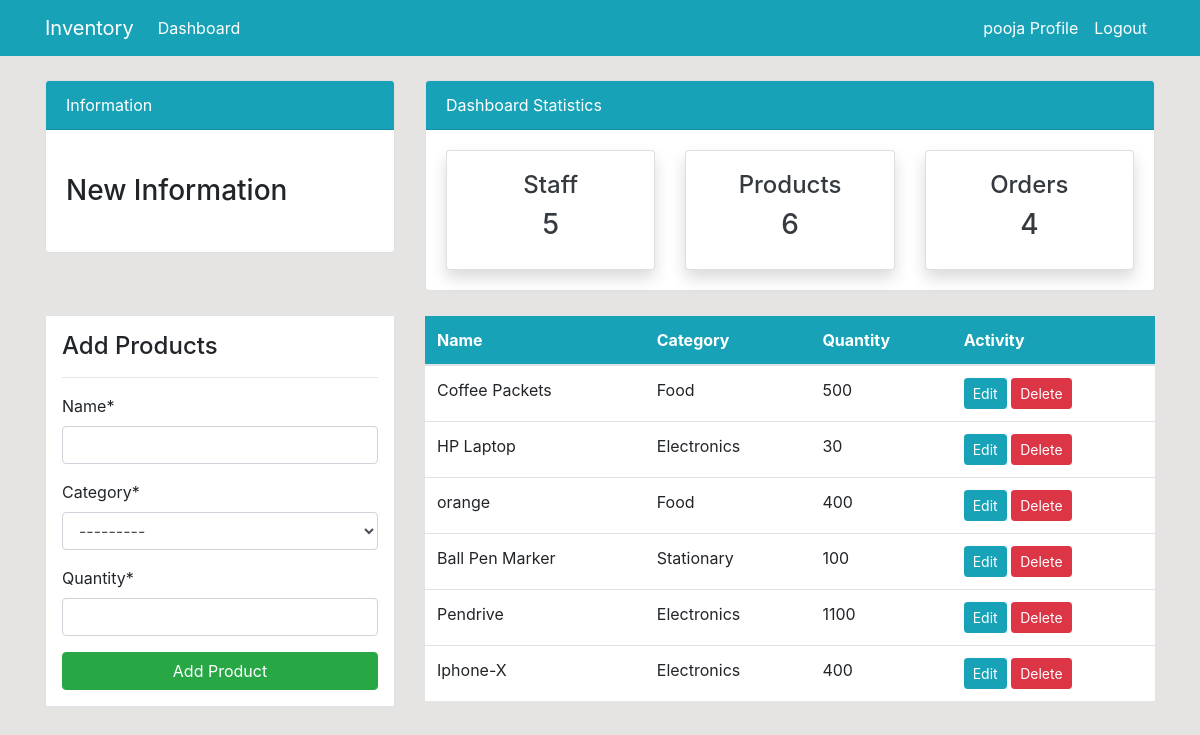
The page /product/ (signed in) on the database as committed earlier.
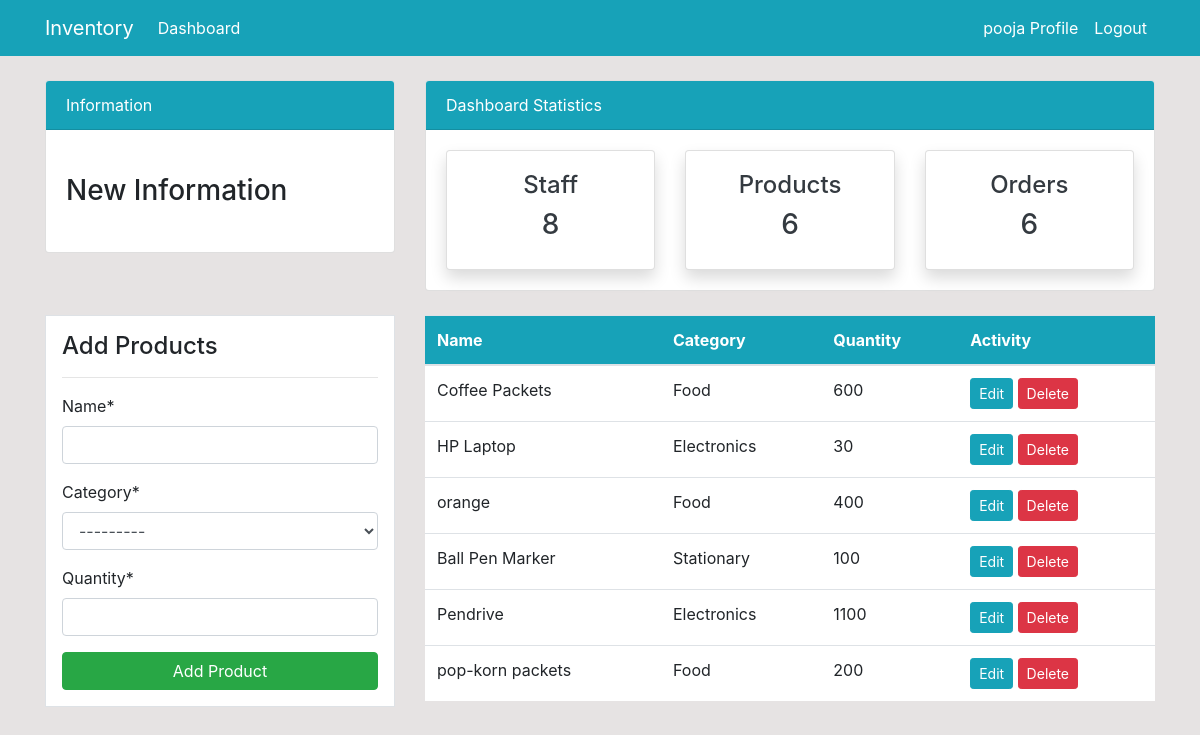
The same page on the database as committed later.
### Inventoryapp/models.py (models this page shows, shortened)
class Product(models.Model):
    name = models.CharField(max_length=100, null=True)
    category = models.CharField(max_length=20, choices=CATEGORY, null=True)
    quantity = models.PositiveIntegerField(null=True)
    class Meta:
        verbose_name_plural = 'Product'

### Inventoryapp/views.py (the view)
# urls.py: path('product/', views.product, name='dashboard-products'),
@login_required(login_url='user-login')
def product(request):
    items = Product.objects.all() #Using ORM
    product_count = items.count()
    workers_count = User.objects.all().count()
    order_count = Order.objects.all().count()
    if request.method == 'POST':
        form = ProductForm(request.POST)
        if form.is_valid():
            form.save()
            product_name = form.cleaned_data.get('name')
            messages.success(request, f'{product_name} has been added.')
            return redirect('dashboard-products')
    else:
        form = ProductForm()
    context = {
        'items': items,
        'form' : form,
        'workers_count' : workers_count,
        'product_count' : product_count,
        'order_count' :order_count,
    }
    return render(request, 'dashboard/products.html', context)

### Inventoryapp/forms.py
class ProductForm(forms.ModelForm):
    class Meta:
        model = Product
        fields = ['name', 'category', 'quantity']

### templates/dashboard/products.html (shortened to what this page needs)
{% extends 'partials/base.html' %}
{% load crispy_forms_tags %}
{% block content %}
{% include 'partials/topnav.html'  %}
<div class="container">
    <div class="row my-4">
        <div class="col-md-4">
            <div class="border bg-white p-3">
                <h4>Add Products</h4>
                <hr>
                <form method="POST">
                    {{ form|crispy }}
                    <input class="btn btn-success btn-block" type="submit" value="Add Product">
                </form>
            </div>
        </div>
        <div class="col-md-8">
            <table class="table bg-white">
                <thead class="bg-info">
                    <tr class="text-white">
                        <th scope="col">Name</th>
                        <th scope="col">Category</th>
                        <th scope="col">Quantity</th>
                        <th scope="col">Activity</th>
                    </tr>
                </thead>
                <tbody>
                    {% for i in items %}
                        <tr>
                            <td>{{ i.name }}</td>
                            <td>{{ i.category }}</td>
                            <td>{{ i.quantity }}</td>
                            <td>
                                <a class="btn btn-info btn-sm" href="{% url 'dashboard-products-update' i.id %}">Edit</a>
                                <a class="btn btn-danger btn-sm" href="{% url 'dashboard-products-delete' i.id %}">Delete</a>
                            </td>
                        </tr>
                    {% endfor %}
                </tbody>
            </table>
        </div>
    </div>
</div>
{% endblock %}

Rows that differ between the two databases and show on the page:
removed Product: name "Iphone-X", category "Electronics", quantity "400"
changed Product "Coffee Packets": quantity "500" → "600"
added Product: name "pop-korn packets", category "Food", quantity "200"
Other text that changed with them:
{{ workers_count }}: "5" → "8"
{{ order_count }}: "4" → "6"
